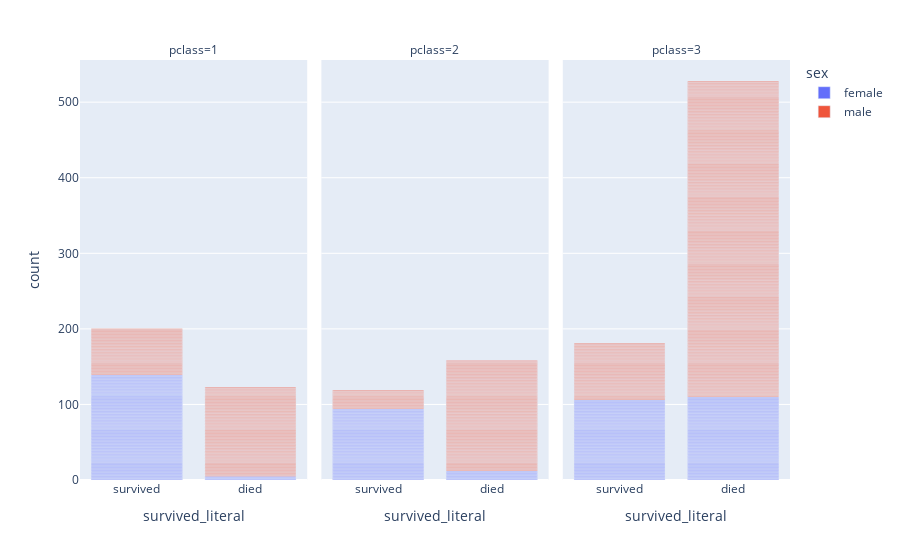

Notebook source saved alongside this figure:
### Code cell
px.bar(titanic, x='survived_literal', color='sex', facet_col='pclass')

### Figure 1 — Plotly figure (JSON) as saved in the notebook; plotly's stock layout.template omitted (floating-point values rounded to 4 significant figures; data arrays with more than 128 entries replaced by an {"elided": "..."} marker saying what was removed)
{"data": [{"alignmentgroup": "True", "hovertemplate": "sex=female<br>pclass=1<br>survived_literal=%{x}<br>count=%{y}<extra></extra>", "legendgroup": "female", "marker": {"color": "#636efa", "pattern": {"shape": ""}}, "name": "female", "offsetgroup": "female", "orientation": "v", "showlegend": true, "textposition": "auto", "type": "bar", "x": {"elided": "144 str values"}, "xaxis": "x", "y": {"elided": "144 int values"}, "yaxis": "y"}, {"alignmentgroup": "True", "hovertemplate": "sex=female<br>pclass=2<br>survived_literal=%{x}<br>count=%{y}<extra></extra>", "legendgroup": "female", "marker": {"color": "#636efa", "pattern": {"shape": ""}}, "name": "female", "offsetgroup": "female", "orientation": "v", "showlegend": false, "textposition": "auto", "type": "bar", "x": ["survived", "survived", "survived", "survived", "survived", "survived", "survived", "survived", "survived", "survived", "survived", "survived", "survived", "survived", "survived", "survived", "died", "died", "survived", "survived", "survived", "survived", "survived", "survived", "died", "died", "survived", "survived", "survived", "survived", "survived", "survived", "survived", "survived", "survived", "died", "survived", "survived", "survived", "survived", "survived", "survived", "survived", "survived", "survived", "died", "survived", "survived", "survived", "died", "survived", "survived", "survived", "survived", "died", "survived", "survived", "died", "survived", "survived", "survived", "survived", "survived", "survived", "survived", "died", "survived", "survived", "survived", "survived", "survived", "survived", "survived", "survived", "survived", "survived", "survived", "survived", "survived", "survived", "survived", "survived", "survived", "survived", "survived", "survived", "survived", "survived", "survived", "survived", "survived", "survived", "died", "survived", "survived", "survived", "survived", "survived", "survived", "survived", "survived", "survived", "survived", "survived", "survived", "died"], "xaxis": "x2", "y": [1, 1, 1, 1, 1, 1, 1, 1, 1, 1, 1, 1, 1, 1, 1, 1, 1, 1, 1, 1, 1, 1, 1, 1, 1, 1, 1, 1, 1, 1, 1, 1, 1, 1, 1, 1, 1, 1, 1, 1, 1, 1, 1, 1, 1, 1, 1, 1, 1, 1, 1, 1, 1, 1, 1, 1, 1, 1, 1, 1, 1, 1, 1, 1, 1, 1, 1, 1, 1, 1, 1, 1, 1, 1, 1, 1, 1, 1, 1, 1, 1, 1, 1, 1, 1, 1, 1, 1, 1, 1, 1, 1, 1, 1, 1, 1, 1, 1, 1, 1, 1, 1, 1, 1, 1, 1], "yaxis": "y2"}, {"alignmentgroup": "True", "hovertemplate": "sex=female<br>pclass=3<br>survived_literal=%{x}<br>count=%{y}<extra></extra>", "legendgroup": "female", "marker": {"color": "#636efa", "pattern": {"shape": ""}}, "name": "female", "offsetgroup": "female", "orientation": "v", "showlegend": false, "textposition": "auto", "type": "bar", "x": {"elided": "216 str values"}, "xaxis": "x3", "y": {"elided": "216 int values"}, "yaxis": "y3"}, {"alignmentgroup": "True", "hovertemplate": "sex=male<br>pclass=1<br>survived_literal=%{x}<br>count=%{y}<extra></extra>", "legendgroup": "male", "marker": {"color": "#EF553B", "pattern": {"shape": ""}}, "name": "male", "offsetgroup": "male", "orientation": "v", "showlegend": true, "textposition": "auto", "type": "bar", "x": {"elided": "179 str values"}, "xaxis": "x", "y": {"elided": "179 int values"}, "yaxis": "y"}, {"alignmentgroup": "True", "hovertemplate": "sex=male<br>pclass=2<br>survived_literal=%{x}<br>count=%{y}<extra></extra>", "legendgroup": "male", "marker": {"color": "#EF553B", "pattern": {"shape": ""}}, "name": "male", "offsetgroup": "male", "orientation": "v", "showlegend": false, "textposition": "auto", "type": "bar", "x": {"elided": "171 str values"}, "xaxis": "x2", "y": {"elided": "171 int values"}, "yaxis": "y2"}, {"alignmentgroup": "True", "hovertemplate": "sex=male<br>pclass=3<br>survived_literal=%{x}<br>count=%{y}<extra></extra>", "legendgroup": "male", "marker": {"color": "#EF553B", "pattern": {"shape": ""}}, "name": "male", "offsetgroup": "male", "orientation": "v", "showlegend": false, "textposition": "auto", "type": "bar", "x": {"elided": "493 str values"}, "xaxis": "x3", "y": {"elided": "493 int values"}, "yaxis": "y3"}], "layout": {"annotations": [{"font": {}, "showarrow": false, "text": "pclass=1", "x": 0.16, "xanchor": "center", "xref": "paper", "y": 1, "yanchor": "bottom", "yref": "paper"}, {"font": {}, "showarrow": false, "text": "pclass=2", "x": 0.5, "xanchor": "center", "xref": "paper", "y": 1, "yanchor": "bottom", "yref": "paper"}, {"font": {}, "showarrow": false, "text": "pclass=3", "x": 0.84, "xanchor": "center", "xref": "paper", "y": 1, "yanchor": "bottom", "yref": "paper"}], "barmode": "relative", "legend": {"title": {"text": "sex"}, "tracegroupgap": 0}, "margin": {"t": 60}, "xaxis": {"anchor": "y", "domain": [0, 0.32], "title": {"text": "survived_literal"}}, "xaxis2": {"anchor": "y2", "domain": [0.34, 0.66], "matches": "x", "title": {"text": "survived_literal"}}, "xaxis3": {"anchor": "y3", "domain": [0.68, 1.0], "matches": "x", "title": {"text": "survived_literal"}}, "yaxis": {"anchor": "x", "domain": [0, 1], "title": {"text": "count"}}, "yaxis2": {"anchor": "x2", "domain": [0, 1], "matches": "y", "showticklabels": false}, "yaxis3": {"anchor": "x3", "domain": [0, 1], "matches": "y", "showticklabels": false}}}
